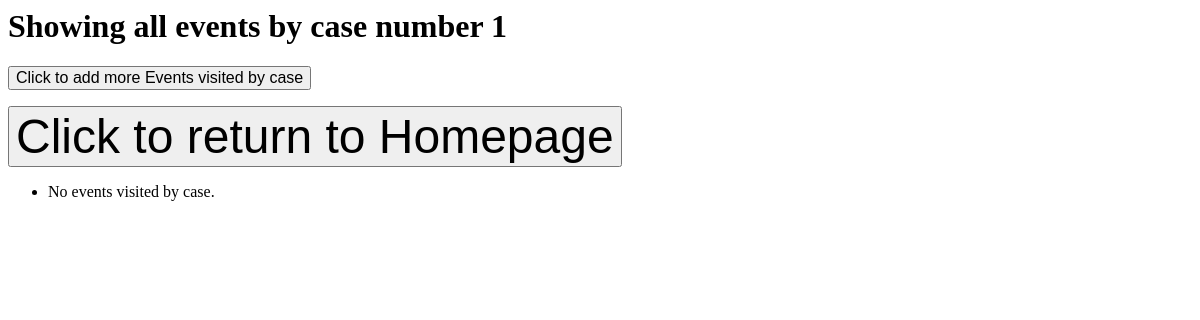
Before: /users/case_events_details/1 with the older database file.
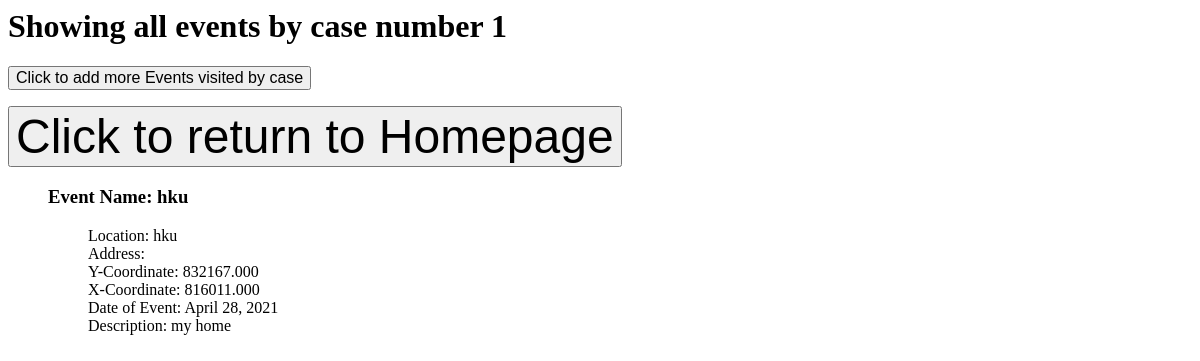
After: the same page with the newer database file.
### users/models.py (models this page shows, shortened)
class Event(models.Model):
    name = models.CharField(max_length=500)
    location = models.CharField(max_length=500)
    address = models.CharField(max_length=1000)
    x_coor = models.DecimalField(max_digits=10, decimal_places=3)
    y_coor = models.DecimalField(max_digits=10, decimal_places=3)
    event_date = models.DateField()
    description = models.CharField(max_length=1000)
    case = models.ManyToManyField(Case)

### users/views.py (the view)
# urls.py: path('case_events_details/<int:case>', views.ViewLocCase.as_view(), name='case_events_details'),
class ViewLocCase(TemplateView):
    template_name = "case_events_details.html"
    def get_context_data(self, **kwargs):
        case = self.kwargs['case']
        context = super().get_context_data(**kwargs)
        context['case_events_details'] = Event.objects.filter(case = case)
        return context

### users/templates/case_events_details.html
<h1>Showing all events by case number {{ case }}</h1>
<form action="{% url 'add_event' %}" method="get">
    <input style="font-size:100%;" type="submit" value="Click to add more Events visited by case">
</form>
<form action="{% url 'home' %}" method="get">
    <input style="font-size:300%;" type="submit" value="Click to return to Homepage">
</form>
<ul>
{% for event in case_events_details %}
  <h3>Event Name: {{ event.name }} </h3>
  <ul>Location: {{ event.location }}</ul>
  <ul>Address: {{ event.address }}</ul>
  <ul>Y-Coordinate: {{ event.x_coor }}</ul>
  <ul>X-Coordinate: {{ event.y_coor }}</ul>
  <ul>Date of Event: {{ event.event_date }}</ul>
  <ul>Description: {{ event.description }}</ul>
  {% empty %}
    <li>No events visited by case.</li>
{% endfor %}
</ul>

Changed rows visible on the page:
added Event: name "hku", location "hku", x_coor "832167.000", y_coor "816011.000", event_date "April 28, 2021", description "my home"
Other visible differences:
text no longer shown: "No events visited by case."
